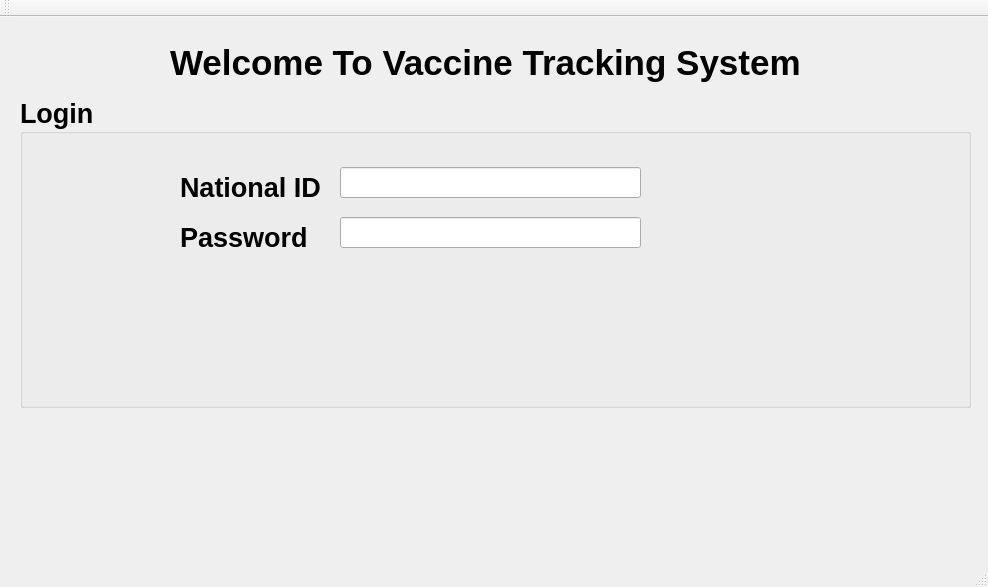
<?xml version="1.0" encoding="UTF-8"?>
<ui version="4.0">
 <class>VaccineTrackingSystemClass</class>
 <widget class="QMainWindow" name="VaccineTrackingSystemClass">
  <property name="geometry">
   <rect>
    <x>0</x>
    <y>0</y>
    <width>988</width>
    <height>587</height>
   </rect>
  </property>
  <property name="windowTitle">
   <string>VaccineTrackingSystem</string>
  </property>
  <widget class="QWidget" name="centralWidget">
   <widget class="QLabel" name="label">
    <property name="geometry">
     <rect>
      <x>170</x>
      <y>10</y>
      <width>641</width>
      <height>71</height>
     </rect>
    </property>
    <property name="font">
     <font>
      <family>Arial</family>
      <pointsize>26</pointsize>
      <bold>true</bold>
     </font>
    </property>
    <property name="text">
     <string>Welcome To Vaccine Tracking System</string>
    </property>
   </widget>
   <widget class="QGroupBox" name="groupBox">
    <property name="geometry">
     <rect>
      <x>20</x>
      <y>80</y>
      <width>951</width>
      <height>311</height>
     </rect>
    </property>
    <property name="font">
     <font>
      <family>Arial</family>
      <pointsize>20</pointsize>
      <bold>true</bold>
     </font>
    </property>
    <property name="title">
     <string>Login</string>
    </property>
    <widget class="QLabel" name="ID_Label">
     <property name="geometry">
      <rect>
       <x>160</x>
       <y>70</y>
       <width>151</width>
       <height>41</height>
      </rect>
     </property>
     <property name="text">
      <string>National ID</string>
     </property>
    </widget>
    <widget class="QLabel" name="Password_Label">
     <property name="geometry">
      <rect>
       <x>160</x>
       <y>120</y>
       <width>131</width>
       <height>41</height>
      </rect>
     </property>
     <property name="text">
      <string>Password</string>
     </property>
    </widget>
    <widget class="QLineEdit" name="ID_TextBox">
     <property name="geometry">
      <rect>
       <x>320</x>
       <y>70</y>
       <width>301</width>
       <height>31</height>
      </rect>
     </property>
    </widget>
    <widget class="QLineEdit" name="Password_TextBox">
     <property name="geometry">
      <rect>
       <x>320</x>
       <y>120</y>
       <width>301</width>
       <height>31</height>
      </rect>
     </property>
    </widget>
   </widget>
  </widget>
  <widget class="QMenuBar" name="menuBar">
   <property name="geometry">
    <rect>
     <x>0</x>
     <y>0</y>
     <width>988</width>
     <height>22</height>
    </rect>
   </property>
  </widget>
  <widget class="QToolBar" name="mainToolBar">
   <attribute name="toolBarArea">
    <enum>TopToolBarArea</enum>
   </attribute>
   <attribute name="toolBarBreak">
    <bool>false</bool>
   </attribute>
  </widget>
  <widget class="QStatusBar" name="statusBar"/>
 </widget>
 <layoutdefault spacing="6" margin="11"/>
 <resources>
  <include location="D:/Uni Related/DS/Vaccine Tracking System Nada/Vaccine Tracking System/Login.qrc"/>
 </resources>
 <connections/>
</ui>
